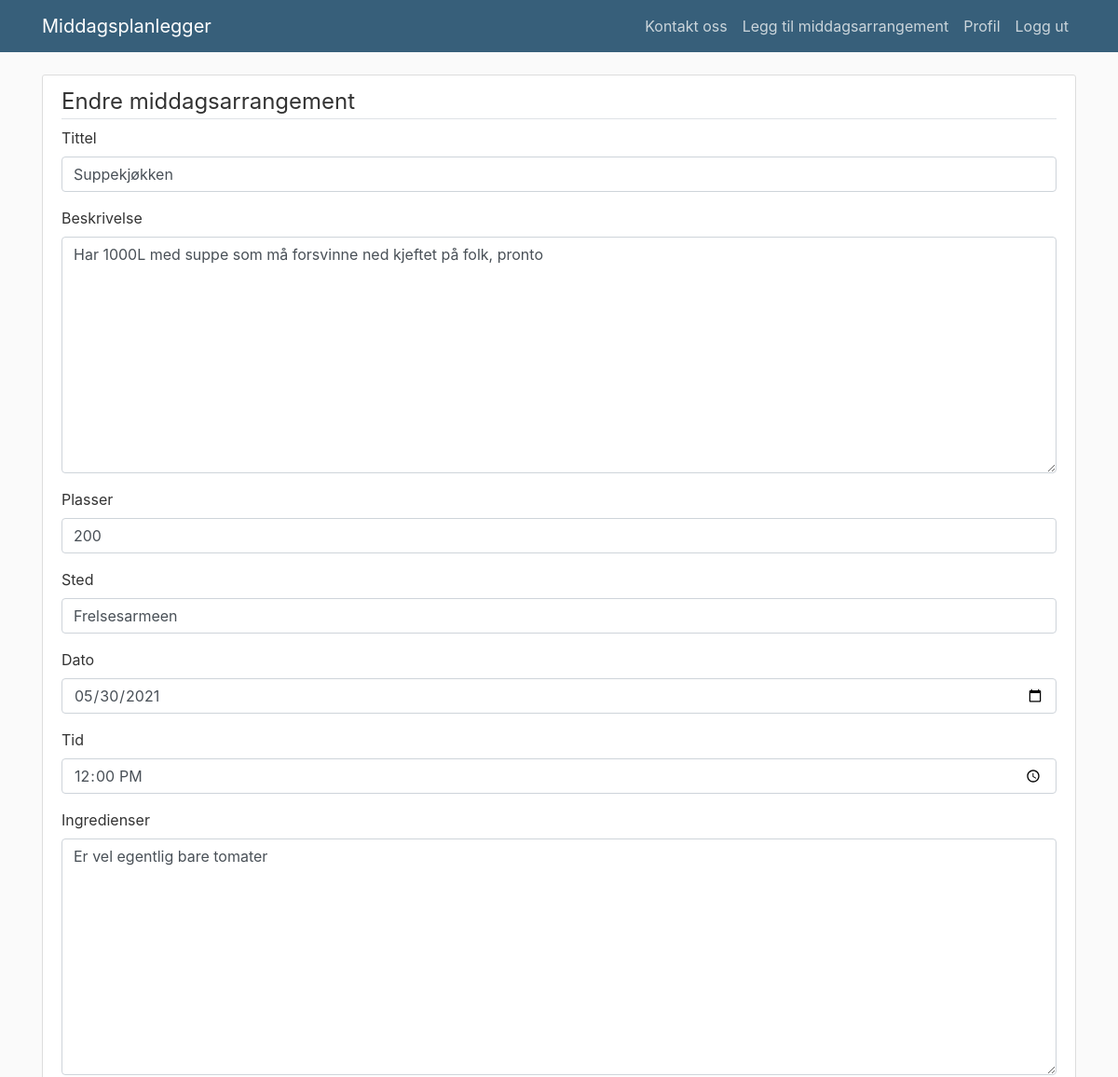
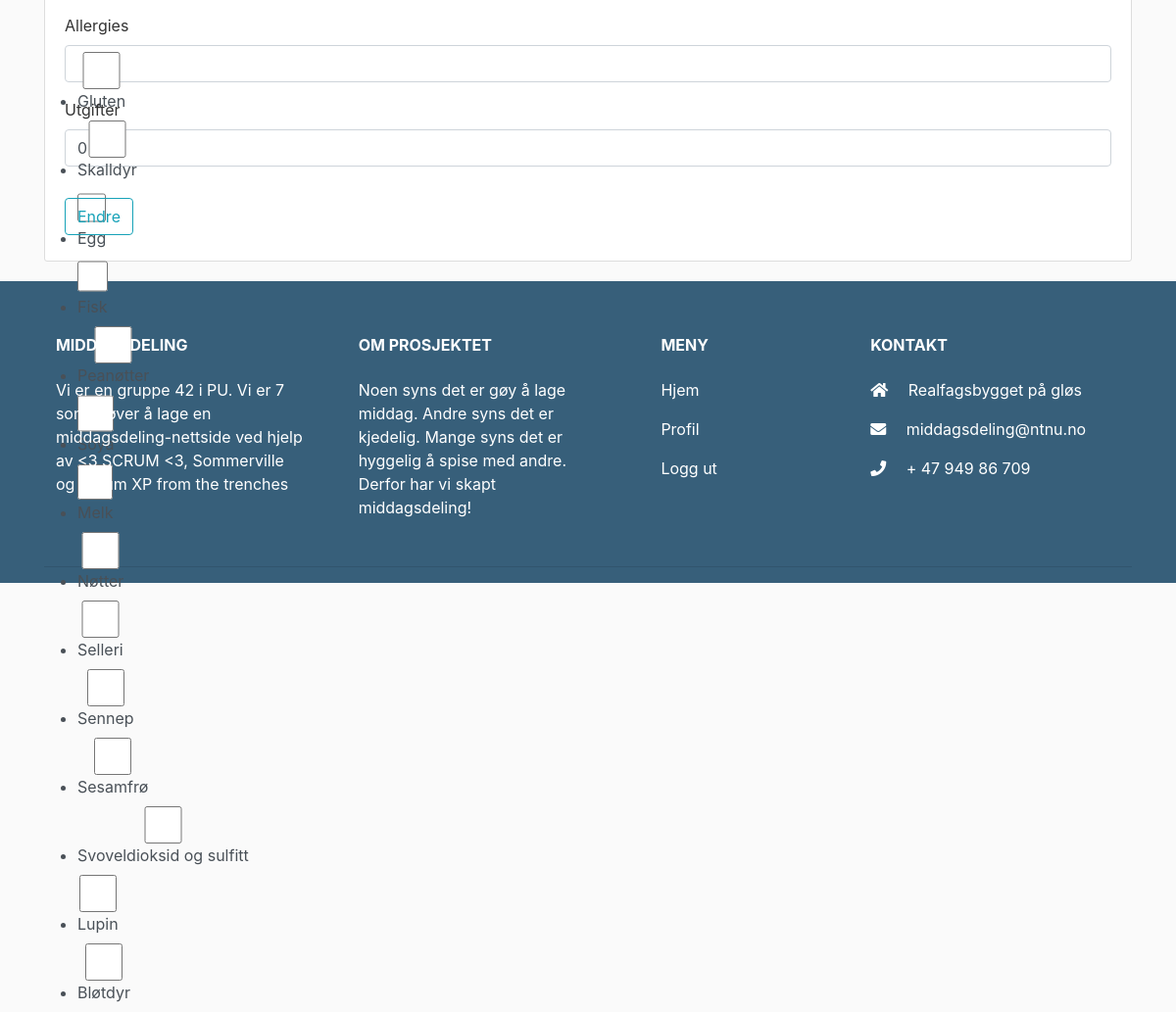
The page /event/3/update (signed in) on the database its author committed (2 pictures, top to bottom).
### dinnerevent/models.py (models this page shows, shortened)
class Event(models.Model):
    user = models.ForeignKey(User, on_delete=models.CASCADE)
    title = models.CharField(max_length=150)
    description = models.TextField(max_length=500)
    seats = models.PositiveIntegerField(default=1)
    place = models.CharField(max_length=50)
    expense = models.PositiveIntegerField(default=0)
    date = models.DateField(default=timezone.now)
    time = models.TimeField(default=timezone.now)
    ingredients = models.TextField(max_length=500)
    allergies = models.ManyToManyField(Allergy)
    guests = models.ManyToManyField(User, related_name="event_guests")
    class Meta:
        verbose_name = 'Arrangement'
        verbose_name_plural = 'Arrangement'

### dinnerevent/views.py (the view, shortened to what this page needs)
# urls.py: path('<int:pk>/update', EventUpdate.as_view(), name='event-update')
class EventUpdate(LoginRequiredMixin, UserPassesTestMixin, UpdateView, ModelFormMixin):
    model = Event
    form_class = EventForm
    template_name_suffix = '_update_form'
    def test_func(self):
        event = self.get_object()
        if self.request.user == event.user:
            return True
        return False

### dinnerevent/forms.py
class EventForm(ModelForm):
    class Meta:
        model = Event
        fields = ['title', 'description', 'seats', 'place', 'date', 'time', 'ingredients', 'allergies', 'expense']  # '__all__'
        labels = {
            'title': 'Tittel',
            'description': 'Beskrivelse',
            'seats': 'Plasser',
            'place': 'Sted',
            'date': 'Dato',
            'time': 'Tid',
            'ingredients': 'Ingredienser',
            'allergies': 'Allergener',
            'expense': 'Utgifter',
        }
        widgets = {
            'date': TextInput(
                attrs={'type': 'date',
                       'min': timezone.now().date}
            ),
            'time': TextInput(
                attrs={'type': 'time',
                       'min': (timezone.now().strftime('%H:%M'))}
            ),
        }
    allergies = ModelMultipleChoiceField(queryset=Allergy.objects.all(), required=False, widget=CheckboxSelectMultiple)

### users/models.py (called while the page is built)
    def __str__(self):
        return self.allergy

### dinnerevent/templates/dinnerevent/event_update_form.html (shortened to what this page needs)
{% extends "overview/base.html" %}
{% load bootstrap4 %}
{% load crispy_forms_tags %}
{% block content %}
    <div class ="content-section">
        <form method="POST">
            <fieldset class="form-group">
                <legend class="border-bottom mb 4">Endre middagsarrangement</legend>
                {% bootstrap_form form %}
            </fieldset>
            <div class="form-group">
                <button type="submit" class="btn btn-outline-info">Endre</button>
            </div>
        </form>
    </div>
{% endblock content %}

### overview/static/overview/main.css (style rules this page uses)
body { background: #fafafa; color: #333333; margin-top: 5rem; }
ul { margin: 0; }
.content-section { background: #ffffff; padding: 10px 20px; border: 1px solid #dddddd; border-radius: 3px; margin-bottom: 20px; }

### rows shown on the page
Event: title "Suppekjøkken", description "Har 1000L med suppe som må forsvinne ned kjeftet på folk, pronto", seats "200", place "Frelsesarmeen", date "05/30/2021", time "12:00:00", ingredients "Er vel egentlig bare tomater", expense "0"
